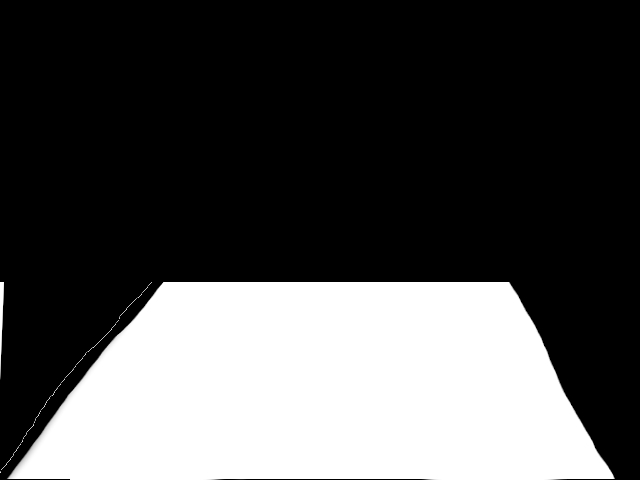
#> input picture mask.jpg, 640 x 480 px
$ python lane_detection.py   (Python 2 division)
#> lines starting #> are read from the running program, lines starting #| are printed output that depends on the picture
import cv2
import numpy as np
import time
import math

def nothing(x):
    pass

cap = cv2.VideoCapture(0)
cv2.namedWindow('sliders')
cv2.createTrackbar('kernel', 'sliders', 2, 5, nothing)
cv2.createTrackbar('lowCanny', 'sliders', 50, 255, nothing)
cv2.createTrackbar('highCanny', 'sliders', 150, 255, nothing)
cv2.createTrackbar('minLineLength', 'sliders', 20, 640, nothing)
cv2.createTrackbar('maxLineGap', 'sliders', 10, 20, nothing)
cv2.createTrackbar('houghThreshold', 'sliders', 20, 200, nothing)
cv2.createTrackbar('dilate', 'sliders', 0, 5, nothing)

mask = cv2.imread('mask.jpg', 0)
#> mask is the input picture: shape (480, 640); min 0, max 255, mean 78.6
avg_p_slope = 1
avg_p_int = 1
avg_n_slope = 1
avg_n_int = 1

while(1):
    kernel = 2*cv2.getTrackbarPos('kernel', 'sliders') + 1
    lowCanny = cv2.getTrackbarPos('lowCanny', 'sliders')
    highCanny = cv2.getTrackbarPos('highCanny', 'sliders')
    minLineLength = cv2.getTrackbarPos('minLineLength', 'sliders')
    maxLineGap = cv2.getTrackbarPos('maxLineGap', 'sliders')
    houghThreshold = cv2.getTrackbarPos('houghThreshold', 'sliders')
    dilate_size = cv2.getTrackbarPos('dilate', 'sliders')
    element = cv2.getStructuringElement(cv2.MORPH_ELLIPSE, (2*dilate_size+1, 2*dilate_size+1), (dilate_size, dilate_size))

    _, frame = cap.read()
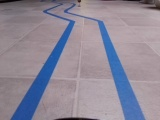
#> input picture dataset/vision/forward1.jpg, 160 x 120 px, given in place of the camera
#> frame is the input picture: shape (120, 160, 3); mean B, G, R 152.1, 137.3, 143.1

    height, width = frame.shape[:2]
#> height = 120; width = 160
    grayscale = cv2.cvtColor(frame, cv2.COLOR_BGR2GRAY)
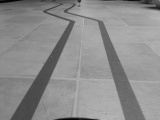
#> grayscale: shape (120, 160); min 4, max 185, mean 140.8
    gblur = cv2.GaussianBlur(grayscale, (kernel, kernel), 0)
    edges = cv2.Canny(gblur, lowCanny, highCanny)
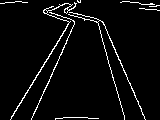
#> edges: shape (120, 160); 4.5% white in thin lines or dots
#> (the run stopped early here; a loop or call above may not have finished)
